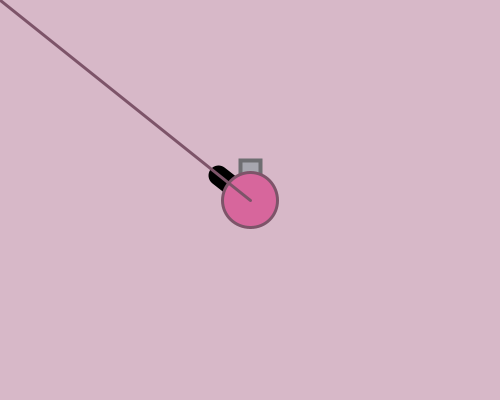
Frame 1 (no input)
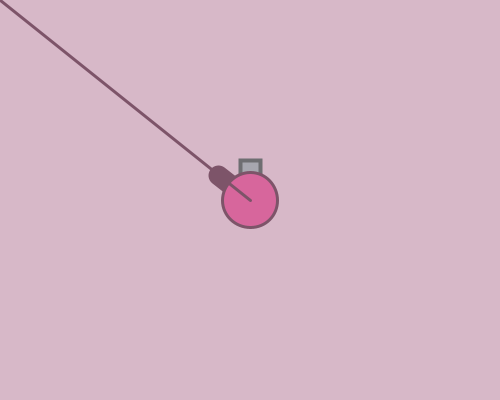
Frame 60 (the mouse pressed at the canvas centre just before this capture)
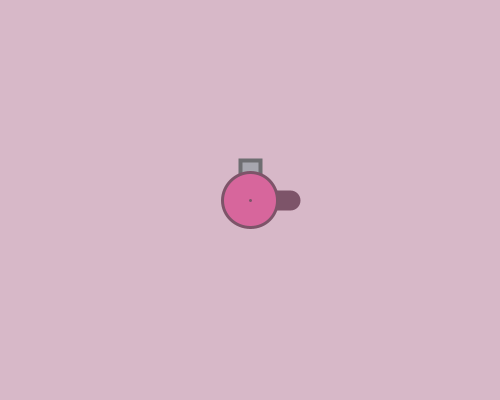
Frame 120 (the mouse held since frame 60 and released just before this capture)

The Processing sketch that drew these frames (run headless with seeded random() and noise(); from frame 60 on, the mouse is pressed at the canvas centre):

// Processing sketch: week_07_02_arras02_draw_atan_angle
// ── week_07_02_arras02_draw_atan_angle.pde
//week_07_02_arras02_draw_atan_angle
void setup() {
  //background(220, 220, 220);
  size(500, 400);
}
float x=250, y=200;
void draw() {
  background(215, 184, 200);
  float dx = mouseX - x, dy = mouseY - y;
  float a = atan2(dy, dx);
  strokeWeight(20);
  line(x, y, x+cos(a)*40, y+sin(a)*40);
  
  fill(167,167,175);
  stroke(110,110,113);
  strokeWeight(4);
  rect(240,160,20,20);
  
  fill(215, 102, 156);
  stroke(125,84,105);
  strokeWeight(3);
  ellipse(x, y, 55, 55);
  
  line(x,y,mouseX,mouseY);
}
